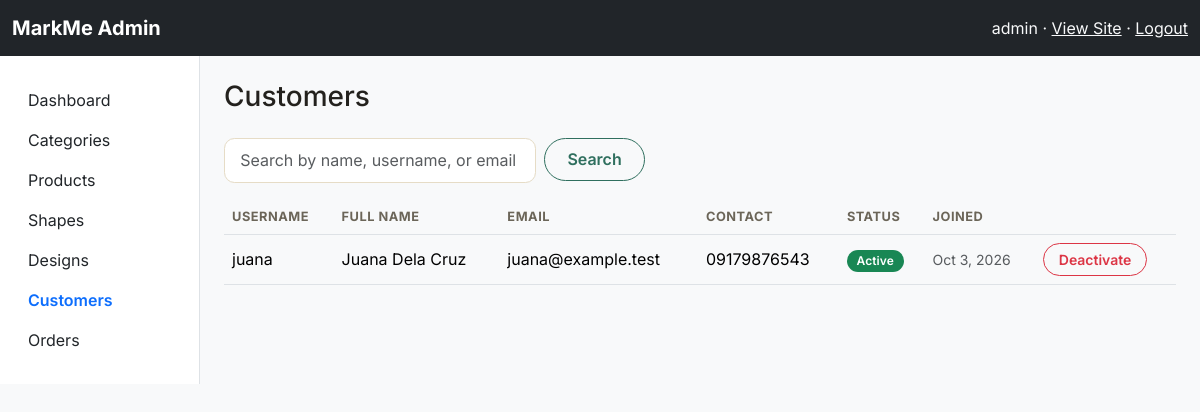
The page /admin/customers.php (signed in) on the database its author committed.
### tables this page shows
CREATE TABLE users (
    user_id         INT UNSIGNED AUTO_INCREMENT PRIMARY KEY,
    role            ENUM('customer', 'admin') NOT NULL DEFAULT 'customer',
    username        VARCHAR(50)  NOT NULL UNIQUE,
    email           VARCHAR(150) NOT NULL UNIQUE,
    password_hash   VARCHAR(255) NOT NULL,
    full_name       VARCHAR(150) NOT NULL,
    contact_number  VARCHAR(30)  NULL,
    address         VARCHAR(255) NULL,
    is_active       TINYINT(1)   NOT NULL DEFAULT 1,
    created_at      TIMESTAMP    NOT NULL DEFAULT CURRENT_TIMESTAMP,
    INDEX idx_users_role (role)
);

### includes/functions.php (called while the page is built, shortened)
<?php
require_once __DIR__ . '/../config/db.php';
function e(?string $value): string
{
    return htmlspecialchars($value ?? '', ENT_QUOTES, 'UTF-8');
}

### config/db.php (called while the page is built, shortened)
<?php
function db(): PDO
{
    static $pdo = null;
    if ($pdo === null) {
        $dsn = 'mysql:host=' . DB_HOST . ';dbname=' . DB_NAME . ';charset=' . DB_CHARSET;
        $pdo = new PDO($dsn, DB_USER, DB_PASS, [
            PDO::ATTR_ERRMODE => PDO::ERRMODE_EXCEPTION,
            PDO::ATTR_DEFAULT_FETCH_MODE => PDO::FETCH_ASSOC,
            PDO::ATTR_EMULATE_PREPARES => false,
        ]);
    }
    return $pdo;
}

### admin/customers.php (the view, shortened to what this page needs)
<?php
require __DIR__ . '/includes/admin_header.php';
$search = trim($_GET['q'] ?? '');
$sql = "SELECT * FROM users WHERE role = 'customer'";
$params = [];
$sql .= ' ORDER BY created_at DESC';
$stmt = db()->prepare($sql);
$stmt->execute($params);
$customers = $stmt->fetchAll();
?>
<h1 class="h3 mb-4">Customers</h1>
<form method="get" class="mb-3 row g-2">
    <div class="col-md-4">
        <input type="text" name="q" class="form-control" placeholder="Search by name, username, or email" value="<?= e($search) ?>">
    </div>
    <div class="col-auto">
        <button type="submit" class="btn btn-outline-primary">Search</button>
    </div>
</form>
<table class="table align-middle">
    <thead><tr><th>Username</th><th>Full Name</th><th>Email</th><th>Contact</th><th>Status</th><th>Joined</th><th></th></tr></thead>
    <tbody>
        <?php foreach ($customers as $c): ?>
            <tr>
                <td><?= e($c['username']) ?></td>
                <td><?= e($c['full_name']) ?></td>
                <td><?= e($c['email']) ?></td>
                <td><?= e($c['contact_number']) ?></td>
                <td><span class="badge bg-<?= $c['is_active'] ? 'success' : 'secondary' ?>"><?= $c['is_active'] ? 'Active' : 'Deactivated' ?></span></td>
                <td class="small text-muted"><?= e(date('M j, Y', strtotime($c['created_at']))) ?></td>
                <td>
                    <form method="post" action="<?= BASE_URL ?>/admin/customer_toggle.php" onsubmit="return confirm('<?= $c['is_active'] ? 'Deactivate' : 'Reactivate' ?> this account?');">
                        <button type="submit" class="btn btn-sm btn-outline-<?= $c['is_active'] ? 'danger' : 'success' ?>">
                            <?= $c['is_active'] ? 'Deactivate' : 'Reactivate' ?>
                        </button>
                    </form>
                </td>
            </tr>
        <?php endforeach; ?>
    </tbody>
</table>
<?php require __DIR__ . '/includes/admin_footer.php'; ?>

### assets/css/style.css (style rules this page uses)
:root { --ink: #23211d; --ink-soft: #6b6558; --cream: #fbf7ef; --cream-alt: #f1e9d8; --surface: #ffffff; --primary: #2f6f5e; --primary-dark: #1f4f42; --accent: #e2793d; --accent-dark: #c6612b; --gold: #d9a441; --border: #e6dcc6; --shadow-sm: 0 2px 8px rgba(35, 33, 29, 0.06); --shadow-md: 0 8px 24px rgba(35, 33, 29, 0.10); --shadow-lg: 0 16px 40px rgba(35, 33, 29, 0.14); --font-display: 'Fraunces', Georgia, serif; --font-body: 'Inter', -apple-system, BlinkMacSystemFont, 'Segoe UI', sans-serif; }
body { display: flex; flex-direction: column; min-height: 100vh; background: var(--cream); color: var(--ink); font-family: var(--font-body); }
.btn { border-radius: 999px; font-weight: 600; padding: 0.55rem 1.4rem; transition: transform 0.15s ease, box-shadow 0.15s ease; }
.btn-sm { padding: 0.3rem 0.9rem; border-radius: 999px; }
.btn-outline-primary { --bs-btn-color: var(--primary); --bs-btn-border-color: var(--primary); --bs-btn-hover-bg: var(--primary); --bs-btn-hover-border-color: var(--primary); }
.form-control, .form-select { border-radius: 0.65rem; border-color: var(--border); padding: 0.6rem 0.95rem; background-color: var(--surface); }
.badge { border-radius: 999px; font-weight: 600; letter-spacing: 0.01em; padding: 0.4em 0.8em; }
.table { --bs-table-bg: transparent; }
.table thead th { color: var(--ink-soft); font-size: 0.8rem; text-transform: uppercase; letter-spacing: 0.04em; border-bottom-width: 1px; }
html { scroll-behavior: smooth; }

### rows shown on the page
users: username "juana", full_name "Juana Dela Cruz", email "juana@example.test", contact_number "09179876543", is_active "Active", created_at "Oct 3, 2026"

### other values the page prints
current_user()['username'] "admin"
$label "Dashboard"
$label "Categories"
$label "Products"
$label "Shapes"
$label "Designs"
$label "Customers"
$label "Orders"
